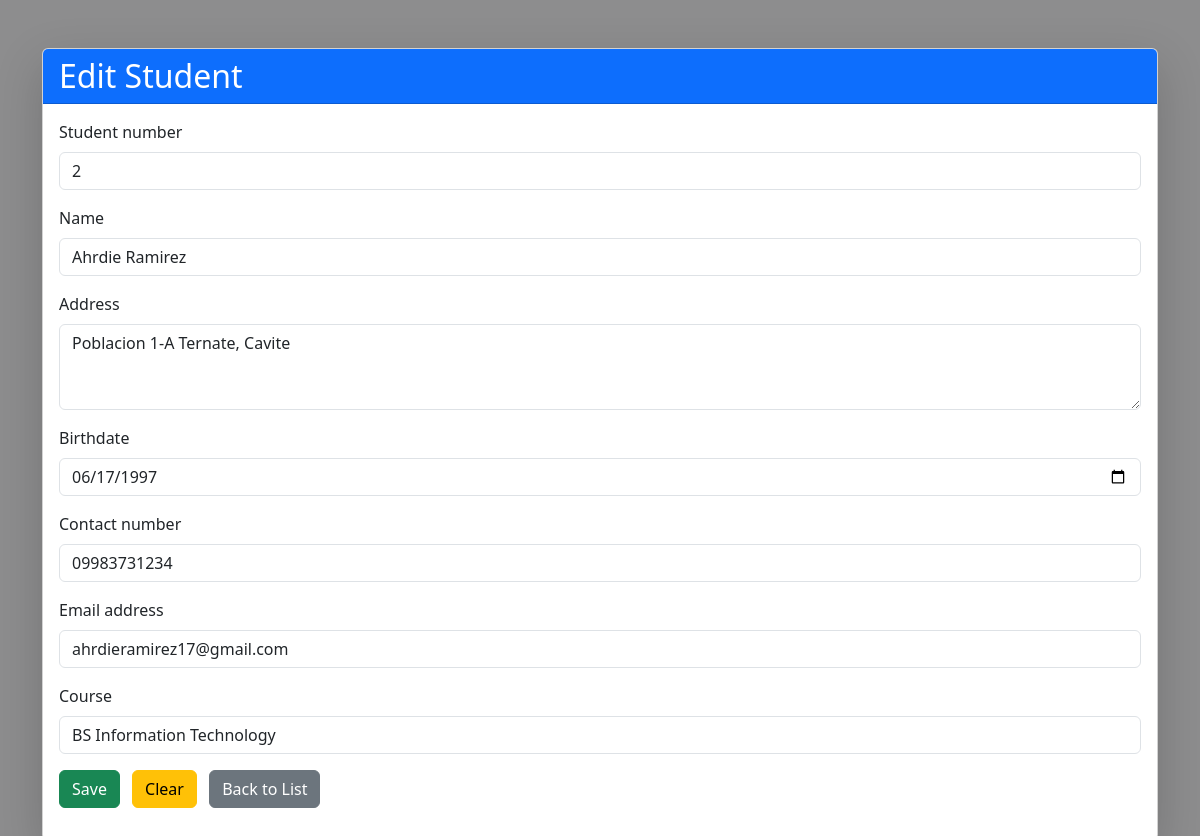
/edit/2/, run on an earlier commit of the app's database.
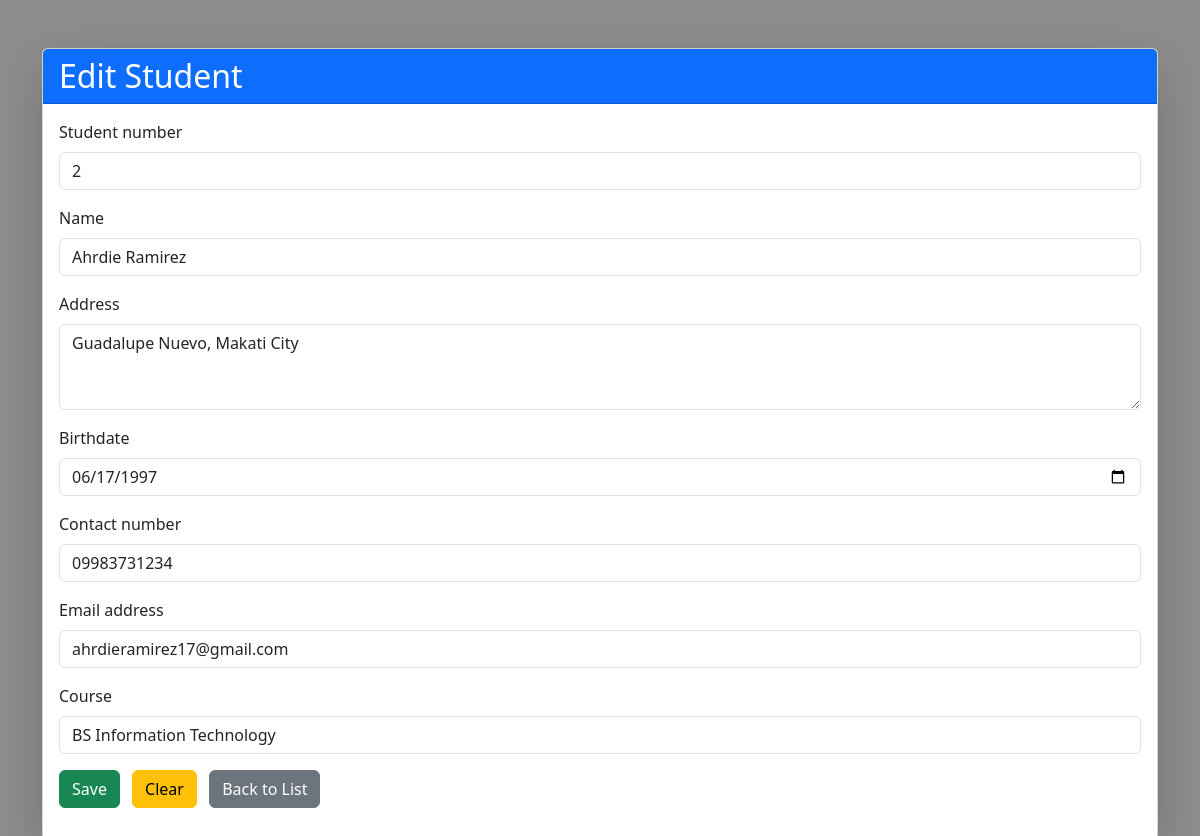
And on a later commit of the database.
### students/models.py (models this page shows, shortened)
class Student(models.Model):
    student_number = models.CharField(max_length=20, unique=True)
    name = models.CharField(max_length=100)
    address = models.TextField()
    birthdate = models.DateField()
    contact_number = models.CharField(max_length=15)
    email_address = models.EmailField()
    course = models.CharField(max_length=100)

### students/views.py (the view)
# urls.py: path('edit/<int:pk>/', views.student_update, name='student_update'),
def student_update(request, pk):
    student = get_object_or_404(Student, pk=pk)
    if request.method == 'POST':
        form = StudentForm(request.POST, instance=student)
        if form.is_valid():
            form.save()
            return redirect('student_list')
    else:
        form = StudentForm(instance=student)
    return render(request, 'students/student_form.html', {'form': form})

### students/templates/students/student_form.html (shortened to what this page needs)
{% load static %}
<link rel="stylesheet" href="{% static 'students/css/bootstrap.min.css' %}">
<div class="container mt-5">
  <div class="card shadow-lg">
    <div class="card-header bg-primary text-white">
      <h2 class="mb-0">{{ form.instance.pk|yesno:"Edit Student,Add Student" }}</h2>
    </div>
    <div class="card-body">
      <form method="post">
        {% for field in form %}
          <div class="mb-3">
            <label for="{{ field.id_for_label }}" class="form-label">{{ field.label }}</label>
            {{ field }}
          </div>
        {% endfor %}
        <button type="submit" class="btn btn-success">Save</button>
        <button type="reset" class="btn btn-warning ms-2">Clear</button>
        <a href="{% url 'student_list' %}" class="btn btn-secondary ms-2">Back to List</a>
      </form>
    </div>
  </div>
</div>

What changed in the data, as far as the page shows it:
changed Student "Edit Student": address "Poblacion 1-A Ternate, Cavite" → "Guadalupe Nuevo, Makati City"
